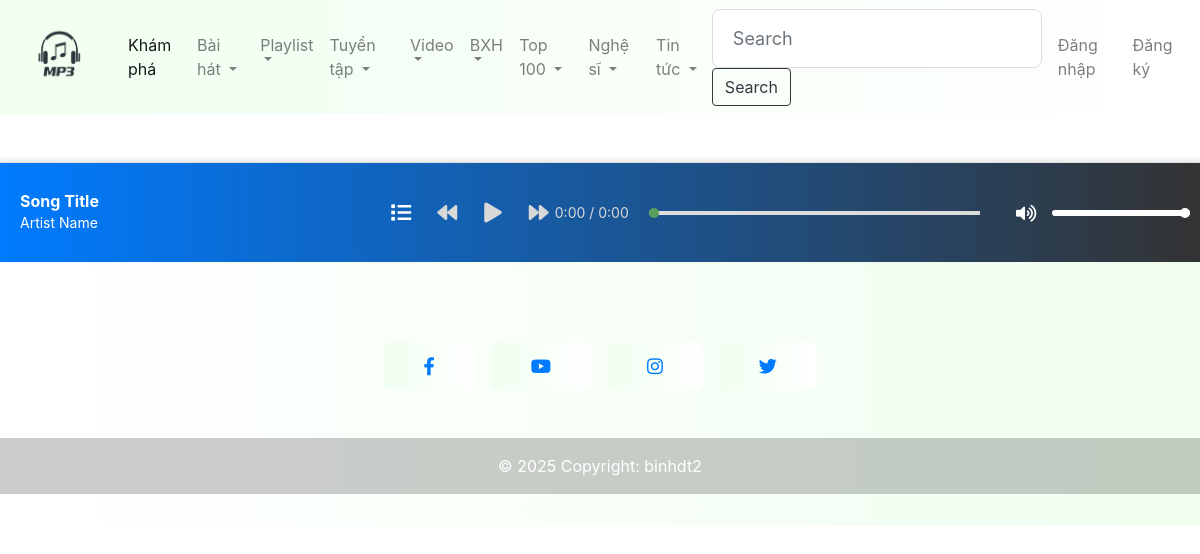
The app's page /, older data.
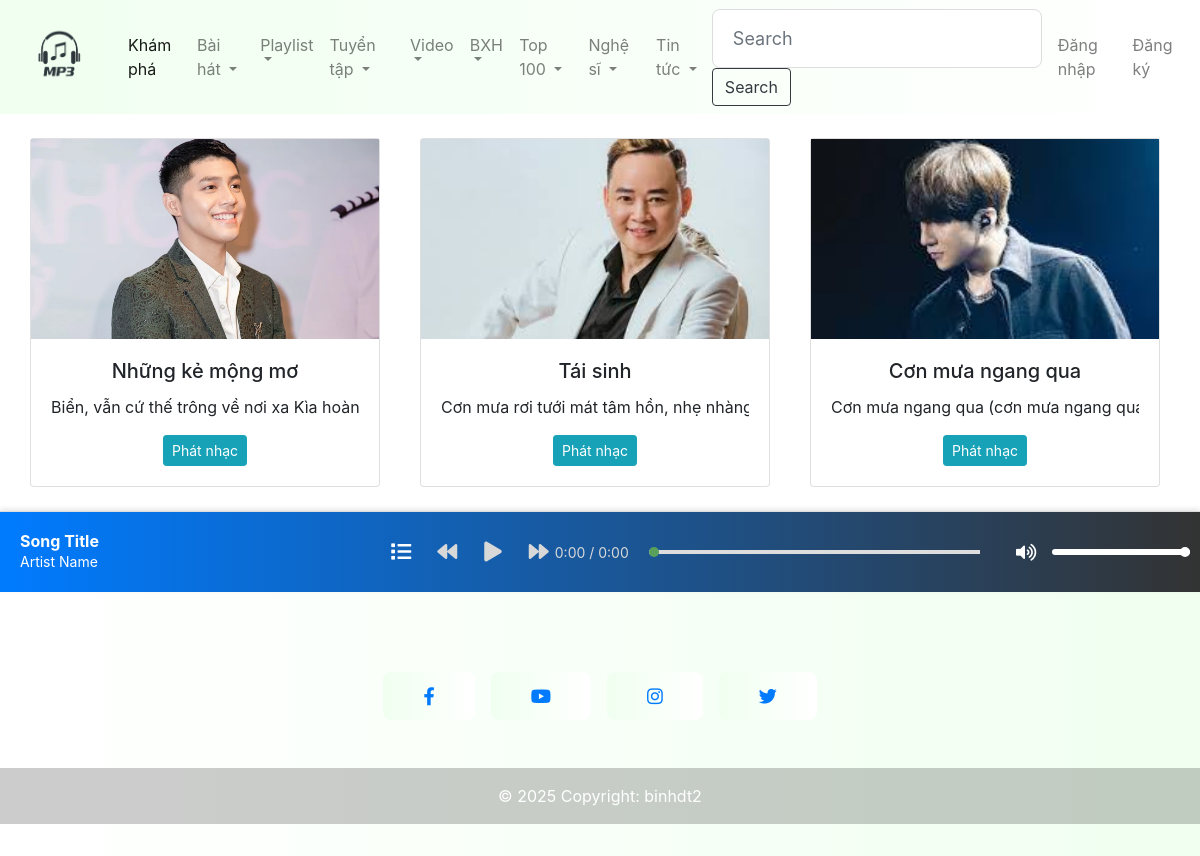
The same page, newer data.
### app/models.py (models this page shows, shortened)
class Music(models.Model):
    category = models.ManyToManyField(Category, related_name="music_cate")
    playlist = models.ManyToManyField(Playlist, related_name="music_playlist")
    artist = models.ManyToManyField(Artist, related_name="music_artist")
    name = models.CharField(max_length=250, null=True)
    publish_time = models.DateTimeField(auto_now_add=True)
    duration_time = models.CharField(max_length=10, null=True)
    music_img = models.ImageField(upload_to='images/', null=True,blank=True)
    about = models.CharField(max_length=500, null=True)
    music_link = models.FileField(upload_to='audio/', default="Tôi hát")  # Tệp nhạc được tải lên
    @property
    def imageURL(self):
        try:
            url = self.music_img.url
        except:
            url = ''
        return url

### app/views.py (the view)
# urls.py: path('', views.home, name="home"),
def home(request):
    playlists = Playlist.objects.filter(is_sub=False)
    categories = Category.objects.filter(is_sub=False)
    musics = Music.objects.all()
    context = {'playlists':playlists, 'categories': categories, 'musics': musics}
    return render(request,'app/home.html',context)

### app/templates/app/home.html (shortened to what this page needs)
{% extends 'app/base.html' %}
{% load static %}
{% block home %}
<div id="carouselMultiItemExample" class="carousel slide carousel-dark text-center" data-mdb-ride="carousel">
  <div class="carousel-inner py-4">
    {% for music in musics %}
    {% if forloop.counter0|divisibleby:3 %}
    <div class="carousel-item {% if forloop.first %}active{% endif %}">
      <div class="container">
        <div class="row">
    {% endif %}
          <div class="col-lg-4 d-flex align-items-stretch">
            <div class="card">
              <img src="{{ music.imageURL }}" class="card-img-top" alt="{{ music.name }}"/>
              <div class="card-body">
                <h5 class="card-title">{{ music.name }}</h5>
                <p class="card-text text-truncate" data-full-text="{{ music.about }}">
                  {{ music.about|truncatechars:100 }}
                </p>
                <button class="btn btn-info btn-sm toggle-text">Phát nhạc</button>
              </div>
            </div>
          </div>
    {% if forloop.counter0|add:1|divisibleby:3 or forloop.last %}
        </div>
      </div>
    </div>
    {% endif %}
    {% endfor %}
  </div>
</div>
<div class="music-bar">
    <div class="song-info">
        <h2 id="song-title">Song Title</h2>
        <p id="artist-name">Artist Name</p>
    </div>
    <button id="playBtn"><i class="fas fa-list"></i></button>
    <div class="controls">
        <button id="prev"><i class="fas fa-backward"></i></button>
        <button id="play-pause"><i class="fas fa-play"></i></button>
        <button id="next"><i class="fas fa-forward"></i></button>
    </div>
    <div class="time">
        <span id="current-time">0:00</span> / <span id="total-time">0:00</span>
    </div>
    <div class="progress-container">
        <input type="range" id="progress" value="0" max="100">
    </div>
    <div id="volume-control">
      <button id="volume-icon"><i class="fas fa-volume-up"></i></button>
      <input type="range" id="volume-slider" min="0" max="1" step="0.1" value="1">
    </div>
</div>
{% endblock home %}

### app/templates/app/base.html (shortened to what this page needs)
{% load static %}
<html>
    <head>
        <link rel="stylesheet" href="https://cdn.jsdelivr.net/npm/bootstrap@4.0.0/dist/css/bootstrap.min.css">
        <link rel="stylesheet" href="{% static 'app/css/nav-bar.css' %}"/>
        <link rel="stylesheet" href="{% static 'app/css/login.css' %}"/>
        <link rel="stylesheet" href="{% static 'app/css/main.css' %}"/>
        <link rel="stylesheet" href="{% static 'app/css/form.css' %}"/>
        <link rel="stylesheet" href="{% static 'app/css/music-bar.css' %}"/>
        <link rel="stylesheet" href="{% static 'app/css/account-info.css' %}"/>
        <link href="https://cdnjs.cloudflare.com/ajax/libs/font-awesome/5.15.4/css/all.min.css" rel="stylesheet">
    </head>
    <body>
        <nav class="navbar navbar-expand-lg navbar-light bg-light">
            <a class="navbar-brand" href="{% url 'home' %}"><img src="{% static 'app/images/icon-logo.png' %}" width=88 height=88/></a>
            <div class="collapse navbar-collapse" id="navbarSupportedContent">
              <ul class="navbar-nav mr-auto">
                <li class="nav-item active">
                  <a class="nav-link" href="#">Khám phá</a>
                </li>
                <li class="nav-item dropdown">
                  <a class="nav-link dropdown-toggle" href="#" id="navbarDropdown" role="button" data-toggle="dropdown" aria-haspopup="true" aria-expanded="false">
                    Bài hát
                  </a>
                </li>
                <li class="nav-item dropdown">
                  <a class="nav-link dropdown-toggle" href="#" id="navbarDropdown" role="button" data-toggle="dropdown" aria-haspopup="true" aria-expanded="false">
                    Playlist
                  </a>
                </li>
                <li class="nav-item dropdown">
                  <a class="nav-link dropdown-toggle" href="#" id="navbarDropdown" role="button" data-toggle="dropdown" aria-haspopup="true" aria-expanded="false">
                    Tuyển tập
                  </a>
                </li>
                <li class="nav-item dropdown">
                  <a class="nav-link dropdown-toggle" href="#" id="navbarDropdown" role="button" data-toggle="dropdown" aria-haspopup="true" aria-expanded="false">
                    Video
                  </a>
                </li>
                <li class="nav-item dropdown">
                  <a class="nav-link dropdown-toggle" href="#" id="navbarDropdown" role="button" data-toggle="dropdown" aria-haspopup="true" aria-expanded="false">
                    BXH
                  </a>
                </li>
                <li class="nav-item dropdown">
                  <a class="nav-link dropdown-toggle" href="#" id="navbarDropdown" role="button" data-toggle="dropdown" aria-haspopup="true" aria-expanded="false">
                    Top 100
                  </a>
                </li>
                <li class="nav-item dropdown">
                  <a class="nav-link dropdown-toggle" href="#" id="navbarDropdown" role="button" data-toggle="dropdown" aria-haspopup="true" aria-expanded="false">
                    Nghệ sĩ
                  </a>
                </li>
                <li class="nav-item dropdown">
                  <a class="nav-link dropdown-toggle" href="#" id="navbarDropdown" role="button" data-toggle="dropdown" aria-haspopup="true" aria-expanded="false">
                    Tin tức
                  </a>
                </li>
            </ul>
              <form class="form-inline my-2 my-lg-0">
                <input class="form-control mr-sm-2" type="search" placeholder="Search" aria-label="Search">
                <button class="btn btn-outline-dark my-2 my-sm-0" type="submit">Search</button>
              </form>
              {% if request.user.is_authenticated %}
              <ul class="navbar-nav ml-auto">
                <li class="nav-item dropdown">
                  <span class="nav-link dropdown-toggle" id="navbarDropdown" role="button" data-toggle="dropdown" aria-haspopup="true" aria-expanded="false">
                    Xin chào, {{request.user}}
                  </span>
                  <div class="dropdown-menu" aria-labelledby="navbarDropdown">
                    <a class="dropdown-item" href="{% url 'account-info' %}">Trang cá nhân</a>
                    <a class="dropdown-item" href="{% url 'logout' %}">Đăng xuất</a>
                  </div>
                </li>
              </ul>
              {% else %}
              <ul class="navbar-nav ml-auto">
                <li class="nav-item">
                    <a class="nav-link" href="{% url 'login' %}">Đăng nhập</a>
                </li>
                <li class="nav-item">
                    <a class="nav-link" href="{% url 'register' %}">Đăng ký</a>
                </li>
              </ul>
              {% endif %}
            </div>
        </nav>
        {% block home %}{% endblock home %}
        <footer class="text-center text-lg-start" style="background: linear-gradient(to left, #F0FFF0, white);">
          <div class="container d-flex justify-content-center py-5">
            <button type="button" class="btn btn-primary btn-lg btn-floating mx-2" style="background-color: #54456b;">
              <a href="https://www.facebook.com/profile.php?id=100014200721075"><i class="fab fa-facebook-f"></i></a>
            </button>
            <button type="button" class="btn btn-primary btn-lg btn-floating mx-2" style="background-color: #54456b;">
              <a href="https://www.facebook.com/profile.php?id=100014200721075"><i class="fab fa-youtube"></i></a>
            </button>
            <button type="button" class="btn btn-primary btn-lg btn-floating mx-2" style="background-color: #54456b;">
              <a href="https://www.facebook.com/profile.php?id=100014200721075"><i class="fab fa-instagram"></i></a>
            </button>
            <button type="button" class="btn btn-primary btn-lg btn-floating mx-2" style="background-color: #54456b;">
              <a href="https://www.facebook.com/profile.php?id=100014200721075"><i class="fab fa-twitter"></i></a>
            </button>
          </div>
          <div class="text-center text-white p-3" style="background-color: rgba(0, 0, 0, 0.2);">
            © 2025 Copyright: <a class="text-white" href="#">binhdt2</a>
          </div>
        </footer>
    </body>
</html>

### app/static/app/css/nav-bar.css (style rules this page uses)
.navbar { background: linear-gradient(to left, white, #F0FFF0); position: relative; overflow: visible; z-index: auto; }

### app/static/app/css/login.css (style rules this page uses)
.form-control { border: 1px solid #ddd; border-radius: 8px; padding: 15px 20px; font-size: 18px; transition: all 0.3s ease; }
.btn-primary { background-color: #F0FFF0; background: linear-gradient(to left, white, #F0FFF0); border: none; border-radius: 8px; padding: 15px 40px; font-size: 18px; font-weight: bold; color: #333; transition: all 0.3s ease; }

### app/static/app/css/main.css (style rules this page uses)
html, body { height: 100%; margin: 0; display: flex; flex-direction: column; }
footer { background: linear-gradient(to left, #F0FFF0, white); width: 100%; padding: 2rem 0; }
footer .container { display: flex; justify-content: center; }
footer .btn { background-color: #54456b; margin: 0 10px; }
footer .text-center { background-color: rgba(0, 0, 0, 0.2); padding: 1rem; color: white; text-align: center; }
.carousel-item .row { display: flex; justify-content: center; flex-wrap: nowrap; }
.carousel-item .col-lg-4 { flex: 0 0 auto; max-width: 33.333%; margin-right: 10px; }
.card { display: flex; flex-direction: column; justify-content: space-between; height: 100%; }
.card-text { overflow: hidden; text-overflow: ellipsis; display: -webkit-box; -webkit-line-clamp: 4; -webkit-box-orient: vertical; line-clamp: 4; box-orient: vertical; }
.btn.toggle-text { margin-top: auto; }
.card-img-top { height: 200px; width: 100%; object-fit: cover; border-radius: 0; }

### app/static/app/css/music-bar.css (style rules this page uses)
.music-bar { position: relative; bottom: 0; width: 100%; height: 100px; background: linear-gradient(to left, #333, #007bff); border-top: 1px solid #ddd; box-shadow: 0 -2px 5px rgba(0, 0, 0, 0.1); display: flex; align-items: center; justify-content: space-between; z-index: 1000; }
.song-info { flex: 1; padding:20px; }
#song-title { font-size: 16px; font-weight: bold; color: white; margin: 0; }
#artist-name { font-size: 14px; color: white; margin: 0; }
.controls { display: flex; gap: 15px; }
.controls button { background: none; border: none; font-size: 20px; color: #d8d8d8; cursor: pointer; transition: color 0.3s ease, transform 0.2s ease; }
#progress { width: 100%; height: 4px; appearance: none; background: #ddd; border: none; outline: none; cursor: pointer; }
.time { font-size: 14px; color: #d8d8d8; }
.progress-container { flex: 1; margin: 0 20px; }
#volume-control { display: flex; align-items: center; gap: 10px; width: 200px; padding: 10px; }
#volume-icon { background: none; border: none; color: #ffffff; font-size: 18px; cursor: pointer; transition: color 0.3s ease; }
#volume-slider { width: 100%; height: 6px; -webkit-appearance: none; appearance: none; border-radius: 5px; outline: none; cursor: pointer; transition: background 0.3s ease; }
#playBtn { background-color: transparent; color: white; font-size: 20px; font-weight: bold; padding: 10px 20px; border: none; border-radius: 5px; cursor: pointer; transition: background-color 0.3s, transform 0.2s ease-in-out; }

Row changes from the older to the newer data that the page shows:
added Music: imageURL (picture), name "Những kẻ mộng mơ", about "Biển, vẫn cứ thế trông về nơi xa Kìa ho…"
added Music: imageURL (picture), name "Tái sinh", about "Cơn mưa rơi tưới mát tâm hồn, nhẹ nhà…"
added Music: imageURL (picture), name "Cơn mưa ngang qua", about "Cơn mưa ngang qua (cơn mưa ngang…"
